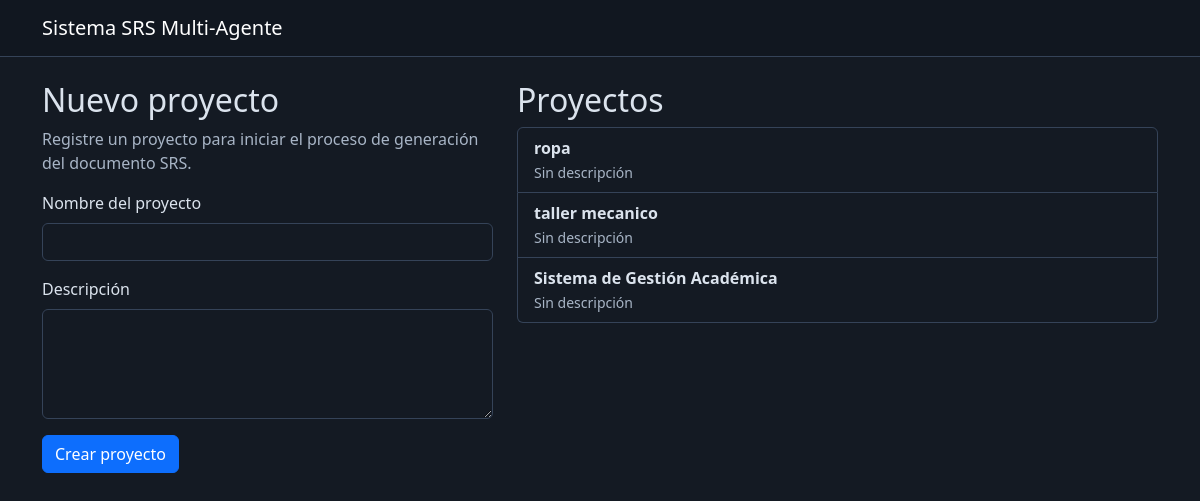
Before: / with the older database file.
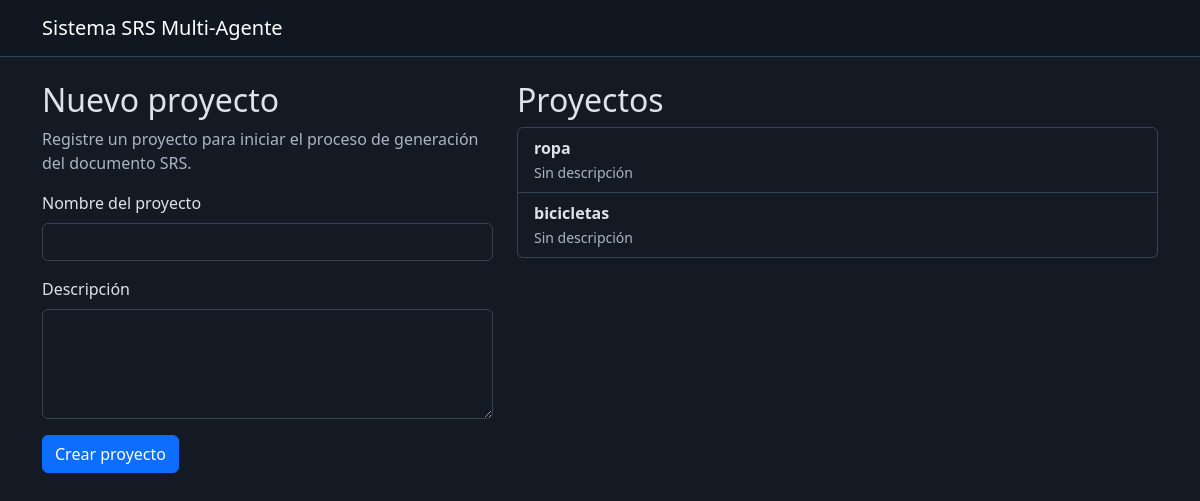
After: the same page with the newer database file.
### app/models.py (models this page shows)
class Project(db.Model):
    id = db.Column(
        db.Integer,
        primary_key=True
    )
    name = db.Column(
        db.String(150),
        nullable=False
    )
    description = db.Column(
        db.Text,
        nullable=True
    )
    created_at = db.Column(
        db.DateTime,
        default=datetime.utcnow
    )

### app/routes.py (the view)
@main.route("/")
def index():
    projects = Project.query.order_by(
        Project.created_at.desc()
    ).all()
    return render_template(
        "index.html",
        projects=projects
    )

### app/templates/index.html (shortened to what this page needs)
{% extends "base.html" %}
{% block content %}
<div class="row">
    <div class="col-md-5">
        <h2>Nuevo proyecto</h2>
        <p class="text-muted">
            Registre un proyecto para iniciar el proceso
            de generación del documento SRS.
        </p>
        <form
            method="POST"
            action="{{ url_for('main.create_project') }}"
        >
            <div class="mb-3">
                <label class="form-label">
                    Nombre del proyecto
                </label>
                <input
                    type="text"
                    name="name"
                    class="form-control"
                    required
                >
            </div>
            <div class="mb-3">
                <label class="form-label">
                    Descripción
                </label>
                <textarea
                    name="description"
                    class="form-control"
                    rows="4"
                ></textarea>
            </div>
            <button
                type="submit"
                class="btn btn-primary"
            >
                Crear proyecto
            </button>
        </form>
    </div>
    <div class="col-md-7">
        <h2>Proyectos</h2>
        {% if projects %}
            <div class="list-group">
                {% for project in projects %}
                    <a
                        href="{{ url_for('main.project_detail', project_id=project.id) }}"
                        class="list-group-item list-group-item-action"
                    >
                        <strong>
                            {{ project.name }}
                        </strong>
                        <br>
                        <small class="text-muted">
                            {{ project.description or "Sin descripción" }}
                        </small>
                    </a>
                {% endfor %}
            </div>
        {% else %}
            <div class="alert alert-secondary">
                Todavía no existen proyectos registrados.
            </div>
        {% endif %}
    </div>
</div>
{% endblock %}

Changed rows visible on the page:
removed Project: name "taller mecanico", description "Sin descripción"
removed Project: name "Sistema de Gestión Académica", description "Sin descripción"
added Project: name "bicicletas", description "Sin descripción"
